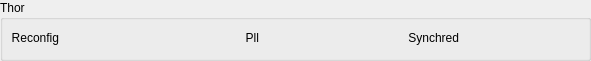
     <widget class="QGroupBox" name="groupBox_24">
      <property name="geometry">
       <rect>
        <x>210</x>
        <y>200</y>
        <width>591</width>
        <height>61</height>
       </rect>
      </property>
      <property name="title">
       <string>Thor</string>
      </property>
      <widget class="QLabel" name="label_109">
       <property name="geometry">
        <rect>
         <x>0</x>
         <y>30</y>
         <width>59</width>
         <height>16</height>
        </rect>
       </property>
       <property name="text">
        <string>Reconfig</string>
       </property>
       <property name="alignment">
        <set>Qt::AlignRight|Qt::AlignTrailing|Qt::AlignVCenter</set>
       </property>
      </widget>
      <widget class="QLabel" name="label_110">
       <property name="geometry">
        <rect>
         <x>200</x>
         <y>30</y>
         <width>59</width>
         <height>16</height>
        </rect>
       </property>
       <property name="text">
        <string>Pll</string>
       </property>
       <property name="alignment">
        <set>Qt::AlignRight|Qt::AlignTrailing|Qt::AlignVCenter</set>
       </property>
      </widget>
      <widget class="QLabel" name="label_111">
       <property name="geometry">
        <rect>
         <x>400</x>
         <y>30</y>
         <width>59</width>
         <height>16</height>
        </rect>
       </property>
       <property name="text">
        <string>Synchred</string>
       </property>
       <property name="alignment">
        <set>Qt::AlignRight|Qt::AlignTrailing|Qt::AlignVCenter</set>
       </property>
      </widget>
     </widget>
